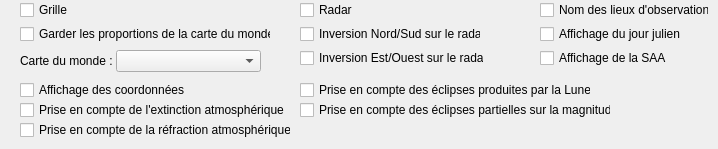
        <widget class="QWidget" name="affichage">
         <widget class="QCheckBox" name="affgrille">
          <property name="geometry">
           <rect>
            <x>20</x>
            <y>0</y>
            <width>70</width>
            <height>20</height>
           </rect>
          </property>
          <property name="font">
           <font/>
          </property>
          <property name="text">
           <string>Grille</string>
          </property>
         </widget>
         <widget class="QCheckBox" name="calJulien">
          <property name="geometry">
           <rect>
            <x>540</x>
            <y>24</y>
            <width>145</width>
            <height>20</height>
           </rect>
          </property>
          <property name="font">
           <font/>
          </property>
          <property name="text">
           <string>Affichage du jour julien</string>
          </property>
          <property name="checkable">
           <bool>true</bool>
          </property>
         </widget>
         <widget class="QCheckBox" name="affradar">
          <property name="geometry">
           <rect>
            <x>300</x>
            <y>0</y>
            <width>70</width>
            <height>20</height>
           </rect>
          </property>
          <property name="font">
           <font/>
          </property>
          <property name="text">
           <string>Radar</string>
          </property>
          <property name="tristate">
           <bool>true</bool>
          </property>
         </widget>
         <widget class="QCheckBox" name="proportionsCarte">
          <property name="geometry">
           <rect>
            <x>20</x>
            <y>24</y>
            <width>251</width>
            <height>20</height>
           </rect>
          </property>
          <property name="font">
           <font/>
          </property>
          <property name="text">
           <string>Garder les proportions de la carte du monde</string>
          </property>
         </widget>
         <widget class="QCheckBox" name="affinvew">
          <property name="geometry">
           <rect>
            <x>300</x>
            <y>48</y>
            <width>184</width>
            <height>20</height>
           </rect>
          </property>
          <property name="font">
           <font/>
          </property>
          <property name="text">
           <string>Inversion Est/Ouest sur le radar</string>
          </property>
         </widget>
         <widget class="QCheckBox" name="affinvns">
          <property name="geometry">
           <rect>
            <x>300</x>
            <y>24</y>
            <width>181</width>
            <height>20</height>
           </rect>
          </property>
          <property name="font">
           <font/>
          </property>
          <property name="text">
           <string>Inversion Nord/Sud sur le radar</string>
          </property>
         </widget>
         <widget class="QCheckBox" name="affcoord">
          <property name="geometry">
           <rect>
            <x>20</x>
            <y>80</y>
            <width>166</width>
            <height>20</height>
           </rect>
          </property>
          <property name="font">
           <font/>
          </property>
          <property name="text">
           <string>Affichage des coordonnées</string>
          </property>
         </widget>
         <widget class="QCheckBox" name="affSAA">
          <property name="geometry">
           <rect>
            <x>540</x>
            <y>48</y>
            <width>131</width>
            <height>20</height>
           </rect>
          </property>
          <property name="font">
           <font/>
          </property>
          <property name="text">
           <string>Affichage de la SAA</string>
          </property>
         </widget>
         <widget class="QCheckBox" name="extinctionAtmospherique">
          <property name="geometry">
           <rect>
            <x>20</x>
            <y>100</y>
            <width>271</width>
            <height>20</height>
           </rect>
          </property>
          <property name="font">
           <font/>
          </property>
          <property name="text">
           <string>Prise en compte de l'extinction atmosphérique</string>
          </property>
         </widget>
         <widget class="QCheckBox" name="affnomlieu">
          <property name="geometry">
           <rect>
            <x>540</x>
            <y>0</y>
            <width>169</width>
            <height>20</height>
           </rect>
          </property>
          <property name="font">
           <font/>
          </property>
          <property name="text">
           <string>Nom des lieux d'observation</string>
          </property>
          <property name="tristate">
           <bool>true</bool>
          </property>
         </widget>
         <widget class="QWidget" name="formLayoutWidget_69">
          <property name="geometry">
           <rect>
            <x>20</x>
            <y>50</y>
            <width>241</width>
            <height>24</height>
           </rect>
          </property>
          <layout class="QFormLayout" name="formLayout_carte">
           <property name="labelAlignment">
            <set>Qt::AlignLeading|Qt::AlignLeft|Qt::AlignVCenter</set>
           </property>
           <property name="horizontalSpacing">
            <number>3</number>
           </property>
           <property name="verticalSpacing">
            <number>0</number>
           </property>
           <item row="0" column="0">
            <widget class="QLabel" name="lbl_carteMonde">
             <property name="font">
              <font/>
             </property>
             <property name="text">
              <string>Carte du monde :</string>
             </property>
            </widget>
           </item>
           <item row="0" column="1">
            <widget class="QComboBox" name="listeMap">
             <property name="font">
              <font/>
             </property>
             <property name="styleSheet">
              <string notr="true"/>
             </property>
             <property name="currentText">
              <string notr="true"/>
             </property>
            </widget>
           </item>
          </layout>
         </widget>
         <widget class="QCheckBox" name="refractionAtmospherique">
          <property name="geometry">
           <rect>
            <x>20</x>
            <y>120</y>
            <width>271</width>
            <height>20</height>
           </rect>
          </property>
          <property name="font">
           <font/>
          </property>
          <property name="text">
           <string>Prise en compte de la réfraction atmosphérique</string>
          </property>
         </widget>
         <widget class="QCheckBox" name="eclipsesLune">
          <property name="geometry">
           <rect>
            <x>300</x>
            <y>80</y>
            <width>291</width>
            <height>20</height>
           </rect>
          </property>
          <property name="font">
           <font/>
          </property>
          <property name="text">
           <string>Prise en compte des éclipses produites par la Lune</string>
          </property>
         </widget>
         <widget class="QCheckBox" name="effetEclipsesMagnitude">
          <property name="geometry">
           <rect>
            <x>300</x>
            <y>100</y>
            <width>311</width>
            <height>20</height>
           </rect>
          </property>
          <property name="font">
           <font/>
          </property>
          <property name="text">
           <string>Prise en compte des éclipses partielles sur la magnitude</string>
          </property>
         </widget>
        </widget>
